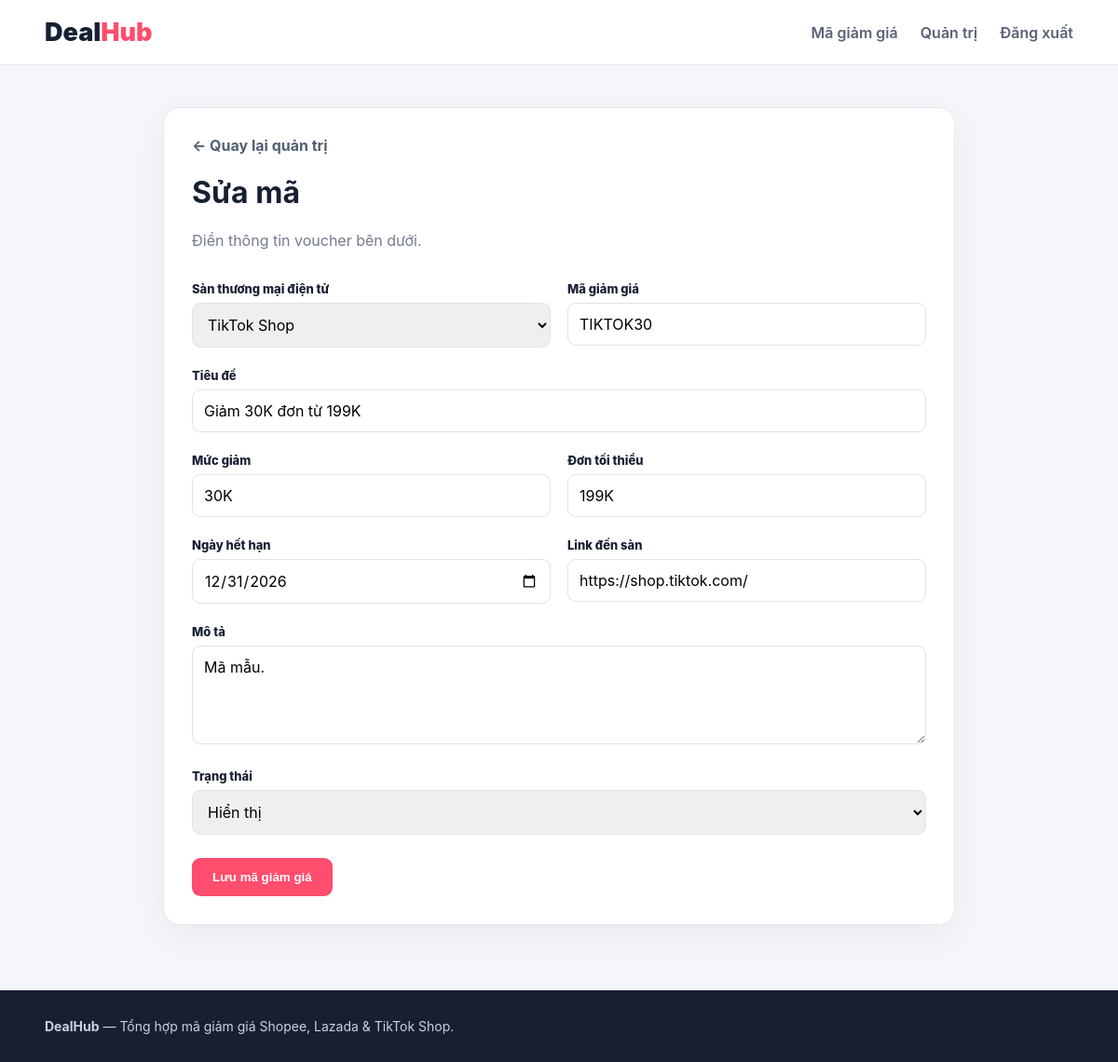
/admin/edit/3 (signed in), run on the app's committed database.
### tables this page shows
CREATE TABLE coupons (
            id INTEGER PRIMARY KEY AUTOINCREMENT,
            platform TEXT NOT NULL,
            title TEXT NOT NULL,
            code TEXT NOT NULL,
            discount TEXT NOT NULL,
            min_order TEXT DEFAULT '',
            expires_at TEXT DEFAULT '',
            link TEXT DEFAULT '',
            description TEXT DEFAULT '',
            active INTEGER DEFAULT 1,
            created_at TEXT NOT NULL
        );

### app.py (the view, shortened to what this page needs)
@app.route("/admin/edit/<int:coupon_id>", methods=["GET", "POST"])
@admin_required
def edit_coupon(coupon_id):
    conn = get_db()
    coupon = conn.execute("SELECT * FROM coupons WHERE id = ?", (coupon_id,)).fetchone()
    if not coupon:
        conn.close()
        return "Không tìm thấy mã.", 404
    conn.close()
    return render_template("coupon_form.html", coupon=coupon, action="Sửa mã")

### app.py (called while the page is built)
def get_db():
    conn = sqlite3.connect(DB)
    conn.row_factory = sqlite3.Row
    return conn

def admin_required(fn):
    @wraps(fn)
    def wrapper(*args, **kwargs):
        if not session.get("admin"):
            return redirect(url_for("login"))
        return fn(*args, **kwargs)
    return wrapper

### templates/coupon_form.html (shortened to what this page needs)
{% extends "base.html" %}
{% block content %}
<div class="form-page container">
    <div class="form-card">
        <a class="back" href="{{ url_for('admin') }}">← Quay lại quản trị</a>
        <h1>{{ action }}</h1>
        <p>Điền thông tin voucher bên dưới.</p>
        <form method="POST">
            <div class="form-grid">
                <div>
                    <label>Sàn thương mại điện tử</label>
                    <select name="platform" required>
                        {% for p in ['Shopee', 'Lazada', 'TikTok Shop'] %}
                        <option value="{{ p }}" {% if coupon and coupon.platform == p %}selected{% endif %}>{{ p }}</option>
                        {% endfor %}
                    </select>
                </div>
                <div>
                    <label>Mã giảm giá</label>
                    <input name="code" required value="{{ coupon.code if coupon else '' }}" placeholder="VD: SALE50">
                </div>
                <div class="wide">
                    <label>Tiêu đề</label>
                    <input name="title" required value="{{ coupon.title if coupon else '' }}" placeholder="Giảm 50K đơn từ 299K">
                </div>
                <div>
                    <label>Mức giảm</label>
                    <input name="discount" required value="{{ coupon.discount if coupon else '' }}" placeholder="50K / 10%">
                </div>
                <div>
                    <label>Đơn tối thiểu</label>
                    <input name="min_order" value="{{ coupon.min_order if coupon else '' }}" placeholder="299K">
                </div>
                <div>
                    <label>Ngày hết hạn</label>
                    <input type="date" name="expires_at" value="{{ coupon.expires_at if coupon else '' }}">
                </div>
                <div>
                    <label>Link đến sàn</label>
                    <input name="link" value="{{ coupon.link if coupon else '' }}" placeholder="https://...">
                </div>
                <div class="wide">
                    <label>Mô tả</label>
                    <textarea name="description" rows="4" placeholder="Điều kiện sử dụng...">{{ coupon.description if coupon else '' }}</textarea>
                </div>
                <div class="wide">
                    <label>Trạng thái</label>
                    <select name="active">
                        <option value="1" {% if not coupon or coupon.active %}selected{% endif %}>Hiển thị</option>
                    </select>
                </div>
            </div>
            <button class="primary">Lưu mã giảm giá</button>
        </form>
    </div>
</div>
{% endblock %}

### static/style.css (style rules this page uses)
* { box-sizing:border-box }
body { margin:0;font-family:Inter,Arial,sans-serif;background:#f6f7fb;color:#172033 }
a { text-decoration:none;color:inherit }
.container { width:min(1120px,92%);margin:auto }
.search button,.primary { border:0;background:#ff4d6d;color:#fff;padding:13px 22px;border-radius:9px;font-weight:800;cursor:pointer }
.auth-card,.form-card { background:#fff;border:1px solid #e5e8ef;border-radius:18px;padding:30px;box-shadow:0 12px 40px #26324a12 }
.auth-card p,.form-card>p { color:#737b8b }
.auth-card label,.form-card label { display:block;font-size:13px;font-weight:800;margin:18px 0 7px }
.auth-card input,.form-card input,.form-card select,.form-card textarea { width:100%;padding:12px;border:1px solid #dfe3ea;border-radius:9px;outline:none;font:inherit }
.form-page { padding:45px 0 70px }
.form-card { max-width:850px;margin:auto }
.back { color:#526071;font-weight:700 }
.form-grid { display:grid;grid-template-columns:1fr 1fr;gap:4px 18px }
.wide { grid-column:1/-1 }
.form-card>.primary,.form-card form>.primary { margin-top:25px }

### data on the page
coupons: platform "TikTok Shop", code "TIKTOK30", title "Giảm 30K đơn từ 199K", discount "30K", min_order "199K", expires_at "12/31/2026", link "https://shop.tiktok.com/", description "Mã mẫu.", active "Hiển thị"

### other printed values
{{ action }} "Sửa mã"
